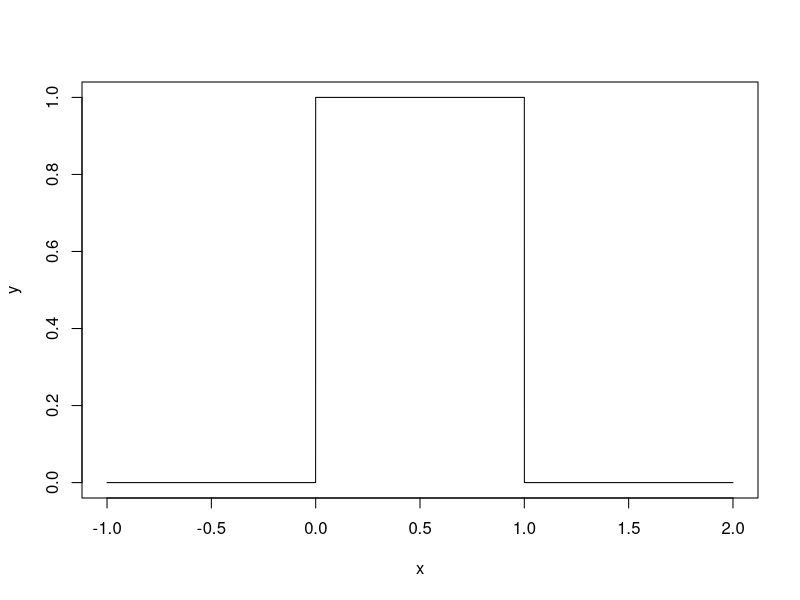
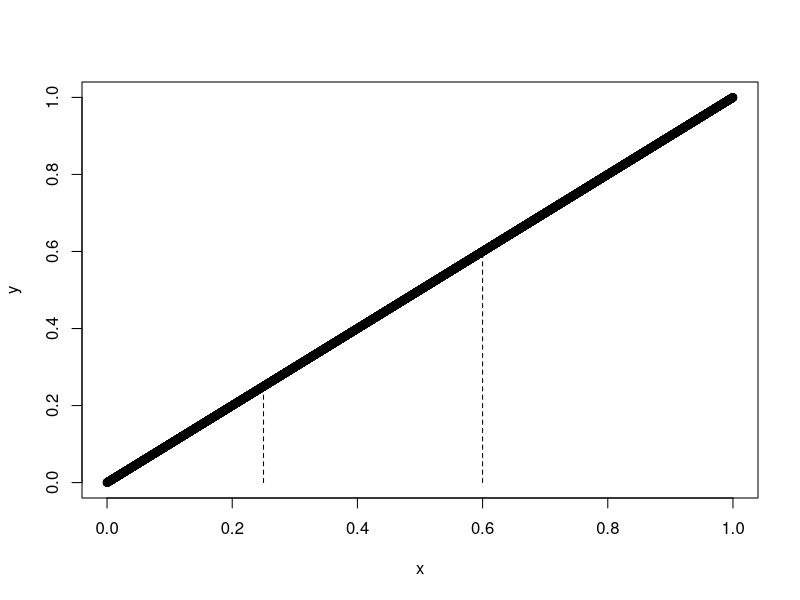
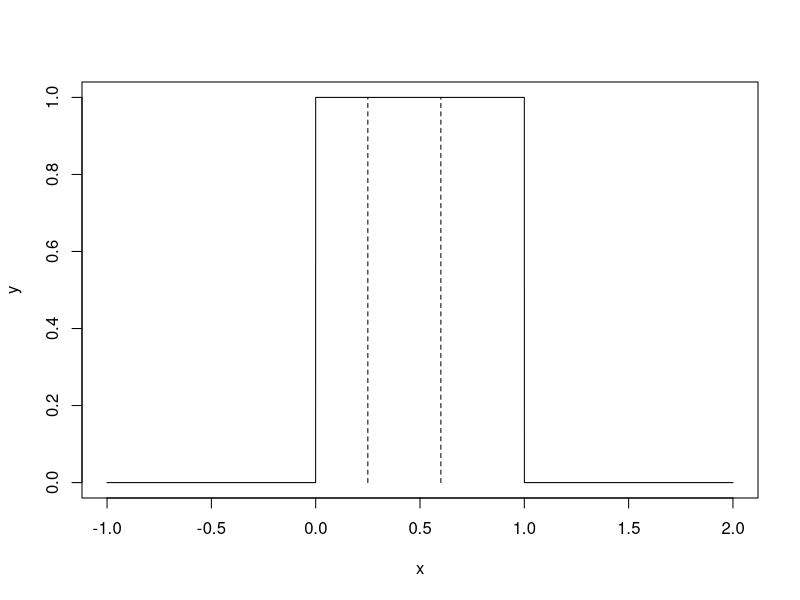
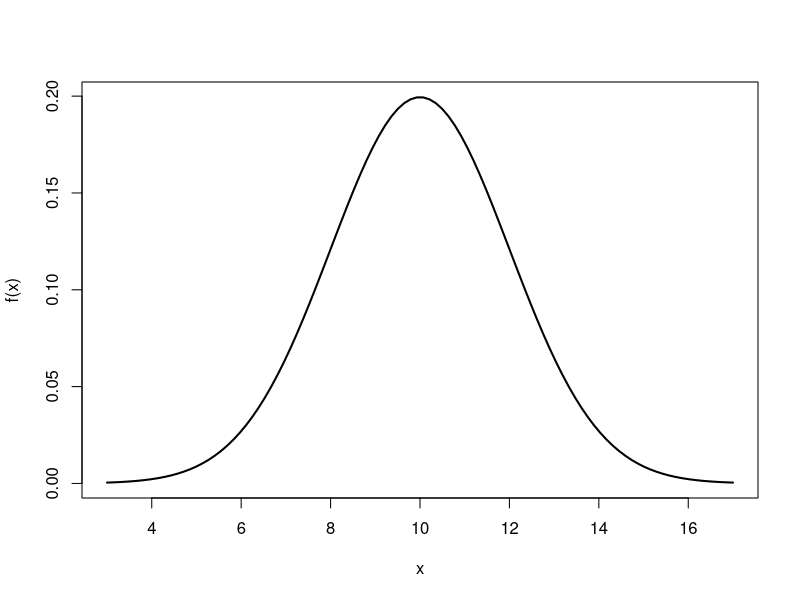
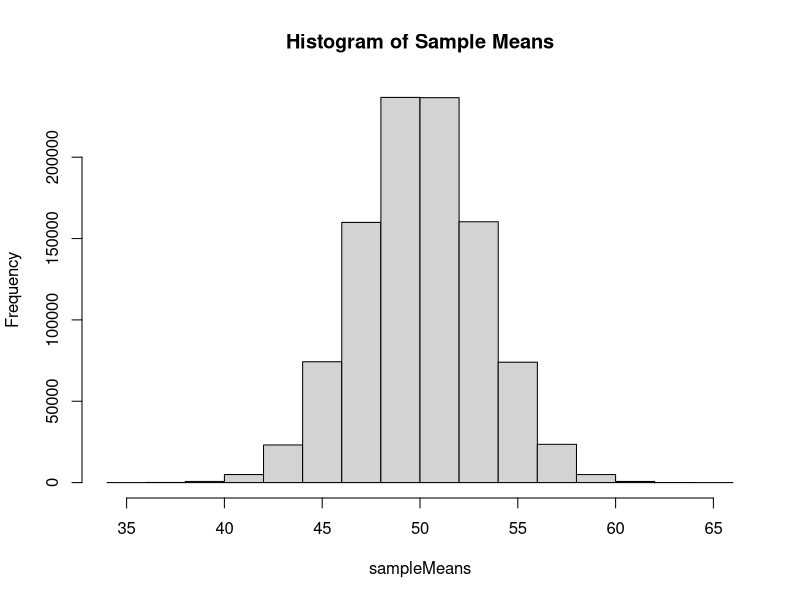
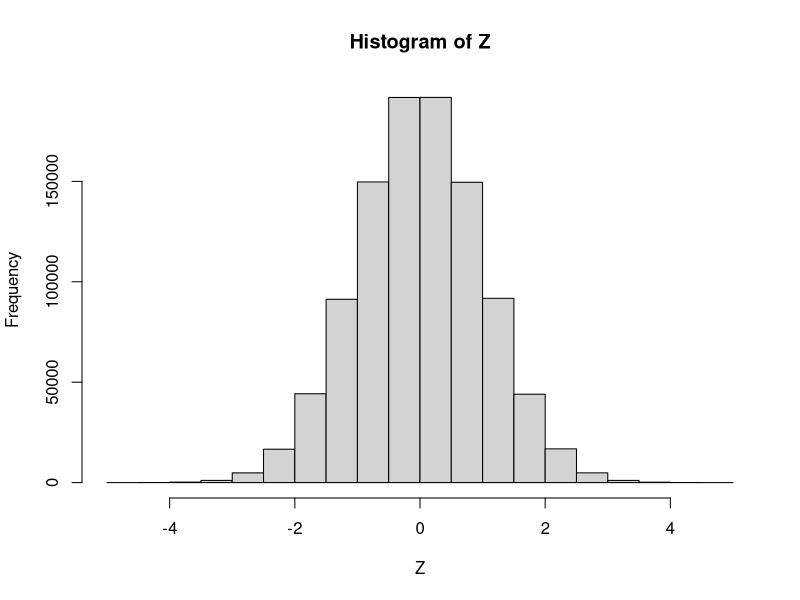
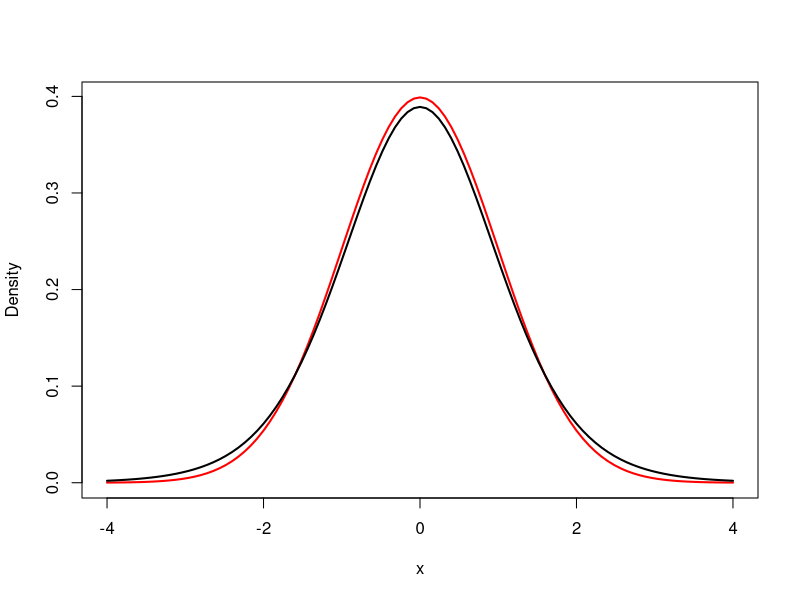
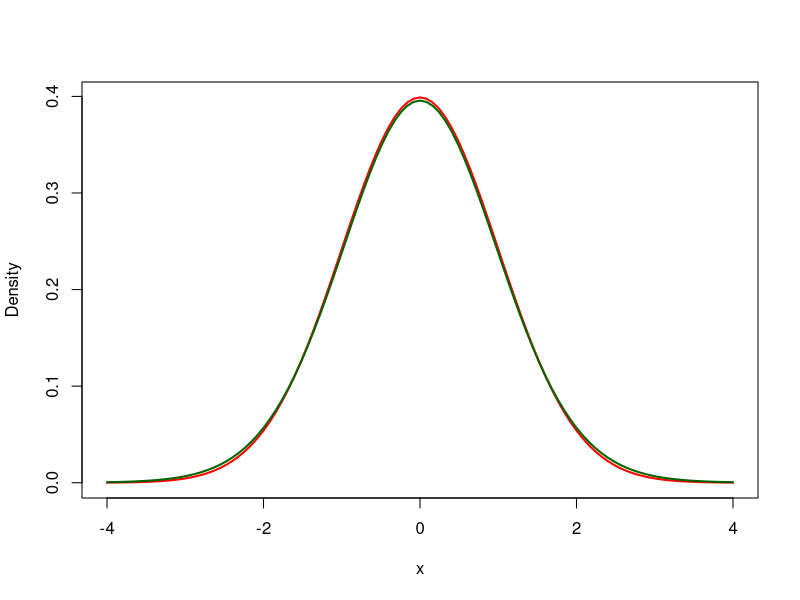

Generate these figures, in order, with R:
## ---- chunk 1
x <- seq(-1, 2, length = 10000)
y <- dunif(x, min = 0, max = 1)
plot(x, y, type = "l")
## ---- chunk 2
x <- seq(0, 1, length = 10000)
y <- x 
plot(x, y)
segments(0.25, 0, 0.25, 0.25, lty = "dashed")
segments(0.60, 0, 0.60, 0.60, lty = "dashed")
## ---- chunk 3
x <- seq(-1, 2, length = 10000)
y <- dunif(x, min = 0, max = 1)
plot(x, y, type = "l")
segments(0.25, 0, 0.25, 1, lty = "dashed")
segments(0.60, 0, 0.60, 1, lty = "dashed")
## ---- chunk 4
x <- seq(3, 17, length = 100)
y <- dnorm(x, mean = 10, sd = 2)
plot(x, y, type = "l", lwd = 2, xlab = "x", ylab = "f(x)")
## ---- chunk 5
sigma <- 10
mu <- 50

N <- 10 

K <- 1000000 

set.seed(123)

generateData <- function(){rnorm(n = N, mean = mu, sd = sigma)}

samples <- replicate(K, generateData())

sampleMeans <- apply(X = samples, MARGIN = 2, FUN = mean)

hist(sampleMeans, main = "Histogram of Sample Means")
## ---- chunk 6
sigma <- 10
mu <- 50

N <- 10 

K <- 1000000 

set.seed(123)

generateData <- function(){rnorm(n = N, mean = mu, sd = sigma)}

samples <- replicate(K, generateData())

sampleMeans <- apply(X = samples, MARGIN = 2, FUN = mean)

Z <- (sampleMeans - mu) / (sigma / sqrt(N))

hist(Z, main = "Histogram of Z")
## ---- chunk 7
curve(dnorm(x), -4, 4, col = "red", ylab = "Density", lwd = 2)

curve(dt(x, df = 10), add = TRUE, col = "black", lwd = 2)
## ---- chunk 8
curve(dnorm(x), -4, 4, col = "red", ylab = "Density", lwd = 2)

curve(dt(x, df = 30), add = TRUE, col = "darkgreen", lwd = 2)
## ---- chunk 9
set.seed(123)
Z <- rnorm(n = 10000, mean = 0, sd = 1)
hist(Z, main = "Histogram of Z")
## ---- chunk 10
set.seed(123)
Z <- rnorm(n = 10000, mean = 0, sd = 1)
Zsq <- Z^2
hist(Zsq, main = "Histogram of Z-Squared")
## ---- chunk 11
set.seed(123)
ChisqDf1 <- rchisq(n = 10000, df = 1)
hist(ChisqDf1, main = "Histogram of Chi-square with DF=1")
## ---- chunk 12
curve(dchisq(x, df = 5), from = 0, to = 40, ylab = "Density", xlab = "X")
curve(dchisq(x, df = 10), from = 0, to = 40, add = TRUE, col = "red")
curve(dchisq(x, df = 20), from = 0, to = 40, add = TRUE, col = "blue")
## ---- chunk 13
likelihood <- function(theta_vals)
{Prs <- c()
for (theta in theta_vals)
{Pr <- choose(7,4) * (theta^(4)) * (1 - theta)^(3)
Prs <- append(Prs, Pr)
}
return(Prs)
}

theta_vals <- seq(from = 0, to = 1, by = 0.01)

Prs <- c()

likelihood_vals <- likelihood(theta_vals)

plot(x = theta_vals,
     y = likelihood_vals,
     type = "p",
     main = "Likelihood Function (N=7,Y=4)",
     xlab = expression(theta),
     ylab = "Likelihood",
     col = "blue")
## ---- chunk 14
N=7
Y=4

theta = seq(from=0,to=1,by=.01)
likelihood = dbinom(Y,N,theta)

scaledLikelihood = likelihood/max(likelihood)

plot(theta,
     likelihood,
     type='l',
     xlab=expression(theta),
     ylab=expression("Pr[Y=4|"*theta*",N=7]"),
     main=paste("Likelihood With N=",N," and Y=",Y,sep="")
)
## ---- chunk 15
plot(theta,
     scaledLikelihood,
     type='l',
     xlab=expression(theta),
     ylab=expression("Pr[Y=4|"*theta*",N=7]/max(Pr[Y=4|"*theta*",N=7])"),
     main=paste("Likelihood With N=",N," and Y=",Y,sep="")
)
## ---- chunk 16
plot(theta,
     scaledLikelihood,
     type='l',
     xlab=expression(theta),
     ylab=expression("Pr[Y=4|"*theta*",N=7]/max(Pr[Y=4|"*theta*",N=7])"),
     main=paste("Likelihood With N=",N," and Y=",Y,sep="")
)
## ---- chunk 17
N=70
Y=40
theta = seq(from=0,to=1,by=.0001)
likelihood = dbinom(Y,N,theta)  
logL = log(likelihood)
scaledLikelihood = likelihood/max(likelihood)

plot(theta,
     scaledLikelihood,
     type='l',
     xlab=expression(theta),
     ylab=expression("Pr[Y=40|"*theta*",N=70]/max(Pr[Y=40|"*theta*",N=70])"),
     main=paste("Likelihood With N=",N," and Y=",Y,sep="")
)
## ---- chunk 18
plot(theta,
     logL,
     type='l',
     xlab=expression(theta),
     ylab='Log Likelihood',
     main=paste("Log-Likelihood With N=",N," and Y=",Y,sep="")
)
## ---- chunk 19
N=50
Y=30
theta = seq(from=0,to=1,by=.0001)
likelihood = dbinom(Y,N,theta)  
logL = log(likelihood)
scaledLikelihood = likelihood/max(likelihood)

plot(theta,
     scaledLikelihood,
     type='l',
     xlab=expression(theta),
     ylab='Scaled Likelihood',
     main=paste("Likelihood With N=",N," and Y=",Y,sep="")
)
## ---- chunk 20
library(kableExtra)

myMatrix <- matrix(c("Correct", "Type II Error (False Negative)",
                     "Type I Error (False Positive)", "Correct"),
                   nrow = 2,
                   ncol = 2,
                   dimnames = list(c("Relationship Present", "Relationship Not Present"),
                                   c("Relationship Real", "Relationship Not Real")))

df <- data.frame(myMatrix, check.names = FALSE)

kbl(df, booktabs = T, align = "c") %>%
  kable_styling(full_width = T) %>%
  add_header_above(c("Investigator's Decision" = 1, "Truth (Unknown to Investigator)" = 2), bold = T)
